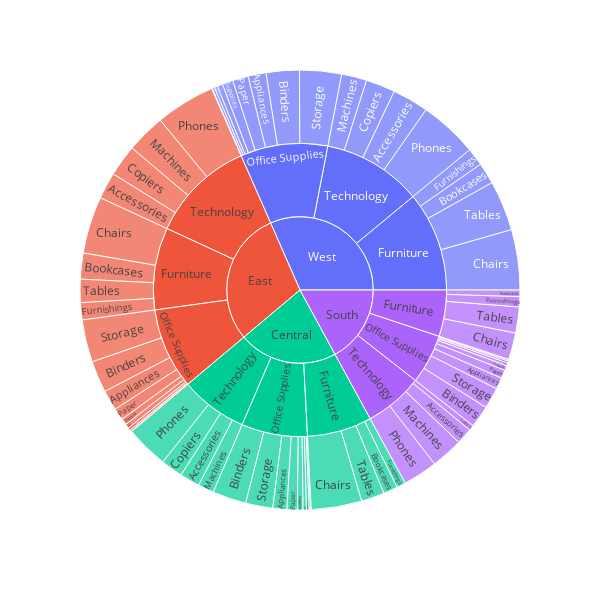

Here is the notebook cell this chart was saved with:
### Code cell
fig = px.sunburst(df,
                  path=['Region', 'Category', 'Sub-Category'],
                  values='Sales',
                  width=600,
                  height=600
                )
fig.show()

### Figure 1 — Plotly figure (JSON) as saved in the notebook; plotly's stock layout.template omitted (floating-point values rounded to 4 significant figures)
{"data": [{"branchvalues": "total", "domain": {"x": [0, 1], "y": [0, 1]}, "hovertemplate": "labels=%{label}<br>Sales=%{value}<br>parent=%{parent}<br>id=%{id}<extra></extra>", "ids": ["Central/Technology/Accessories", "East/Technology/Accessories", "South/Technology/Accessories", "West/Technology/Accessories", "Central/Office Supplies/Appliances", "East/Office Supplies/Appliances", "South/Office Supplies/Appliances", "West/Office Supplies/Appliances", "Central/Office Supplies/Art", "East/Office Supplies/Art", "South/Office Supplies/Art", "West/Office Supplies/Art", "Central/Office Supplies/Binders", "East/Office Supplies/Binders", "South/Office Supplies/Binders", "West/Office Supplies/Binders", "Central/Furniture/Bookcases", "East/Furniture/Bookcases", "South/Furniture/Bookcases", "West/Furniture/Bookcases", "Central/Furniture/Chairs", "East/Furniture/Chairs", "South/Furniture/Chairs", "West/Furniture/Chairs", "Central/Technology/Copiers", "East/Technology/Copiers", "South/Technology/Copiers", "West/Technology/Copiers", "Central/Office Supplies/Envelopes", "East/Office Supplies/Envelopes", "South/Office Supplies/Envelopes", "West/Office Supplies/Envelopes", "Central/Office Supplies/Fasteners", "East/Office Supplies/Fasteners", "South/Office Supplies/Fasteners", "West/Office Supplies/Fasteners", "Central/Furniture/Furnishings", "East/Furniture/Furnishings", "South/Furniture/Furnishings", "West/Furniture/Furnishings", "Central/Office Supplies/Labels", "East/Office Supplies/Labels", "South/Office Supplies/Labels", "West/Office Supplies/Labels", "Central/Technology/Machines", "East/Technology/Machines", "South/Technology/Machines", "West/Technology/Machines", "Central/Office Supplies/Paper", "East/Office Supplies/Paper", "South/Office Supplies/Paper", "West/Office Supplies/Paper", "Central/Technology/Phones", "East/Technology/Phones", "South/Technology/Phones", "West/Technology/Phones", "Central/Office Supplies/Storage", "East/Office Supplies/Storage", "South/Office Supplies/Storage", "West/Office Supplies/Storage", "Central/Office Supplies/Supplies", "East/Office Supplies/Supplies", "South/Office Supplies/Supplies", "West/Office Supplies/Supplies", "Central/Furniture/Tables", "East/Furniture/Tables", "South/Furniture/Tables", "West/Furniture/Tables", "Central/Furniture", "East/Furniture", "South/Furniture", "West/Furniture", "Central/Office Supplies", "East/Office Supplies", "South/Office Supplies", "West/Office Supplies", "Central/Technology", "East/Technology", "South/Technology", "West/Technology", "Central", "East", "South", "West"], "labels": ["Accessories", "Accessories", "Accessories", "Accessories", "Appliances", "Appliances", "Appliances", "Appliances", "Art", "Art", "Art", "Art", "Binders", "Binders", "Binders", "Binders", "Bookcases", "Bookcases", "Bookcases", "Bookcases", "Chairs", "Chairs", "Chairs", "Chairs", "Copiers", "Copiers", "Copiers", "Copiers", "Envelopes", "Envelopes", "Envelopes", "Envelopes", "Fasteners", "Fasteners", "Fasteners", "Fasteners", "Furnishings", "Furnishings", "Furnishings", "Furnishings", "Labels", "Labels", "Labels", "Labels", "Machines", "Machines", "Machines", "Machines", "Paper", "Paper", "Paper", "Paper", "Phones", "Phones", "Phones", "Phones", "Storage", "Storage", "Storage", "Storage", "Supplies", "Supplies", "Supplies", "Supplies", "Tables", "Tables", "Tables", "Tables", "Furniture", "Furniture", "Furniture", "Furniture", "Office Supplies", "Office Supplies", "Office Supplies", "Office Supplies", "Technology", "Technology", "Technology", "Technology", "Central", "East", "South", "West"], "name": "", "parents": ["Central/Technology", "East/Technology", "South/Technology", "West/Technology", "Central/Office Supplies", "East/Office Supplies", "South/Office Supplies", "West/Office Supplies", "Central/Office Supplies", "East/Office Supplies", "South/Office Supplies", "West/Office Supplies", "Central/Office Supplies", "East/Office Supplies", "South/Office Supplies", "West/Office Supplies", "Central/Furniture", "East/Furniture", "South/Furniture", "West/Furniture", "Central/Furniture", "East/Furniture", "South/Furniture", "West/Furniture", "Central/Technology", "East/Technology", "South/Technology", "West/Technology", "Central/Office Supplies", "East/Office Supplies", "South/Office Supplies", "West/Office Supplies", "Central/Office Supplies", "East/Office Supplies", "South/Office Supplies", "West/Office Supplies", "Central/Furniture", "East/Furniture", "South/Furniture", "West/Furniture", "Central/Office Supplies", "East/Office Supplies", "South/Office Supplies", "West/Office Supplies", "Central/Technology", "East/Technology", "South/Technology", "West/Technology", "Central/Office Supplies", "East/Office Supplies", "South/Office Supplies", "West/Office Supplies", "Central/Technology", "East/Technology", "South/Technology", "West/Technology", "Central/Office Supplies", "East/Office Supplies", "South/Office Supplies", "West/Office Supplies", "Central/Office Supplies", "East/Office Supplies", "South/Office Supplies", "West/Office Supplies", "Central/Furniture", "East/Furniture", "South/Furniture", "West/Furniture", "Central", "East", "South", "West", "Central", "East", "South", "West", "Central", "East", "South", "West", "", "", "", ""], "type": "sunburst", "values": [33960.0, 45030.0, 27280.0, 61110.0, 23580.0, 34190.0, 19530.0, 30240.0, 5765.0, 7486.0, 4656.0, 9212.0, 56920.0, 53500.0, 37030.0, 55960.0, 24160.0, 43820.0, 10900.0, 36000.0, 85230.0, 96260.0, 45180.0, 101800.0, 37260.0, 53220.0, 9300.0, 49750.0, 4637.0, 4376.0, 3346.0, 4118.0, 778.0, 819.7, 503.3, 923.2, 15250.0, 29070.0, 17310.0, 30070.0, 2451.0, 2603.0, 2353.0, 5079.0, 26800.0, 66110.0, 53890.0, 42440.0, 17490.0, 20170.0, 14150.0, 26660.0, 72400.0, 100600.0, 58300.0, 98680.0, 45930.0, 71610.0, 35770.0, 70530.0, 9467.0, 10760.0, 8319.0, 18130.0, 39150.0, 39140.0, 43920.0, 84750.0, 163800.0, 208300.0, 117300.0, 252600.0, 167000.0, 205500.0, 125700.0, 220900.0, 170400.0, 265000.0, 148800.0, 252000.0, 501200.0, 678800.0, 391700.0, 725500.0]}], "layout": {"height": 600, "legend": {"tracegroupgap": 0}, "margin": {"t": 60}, "width": 600}}
